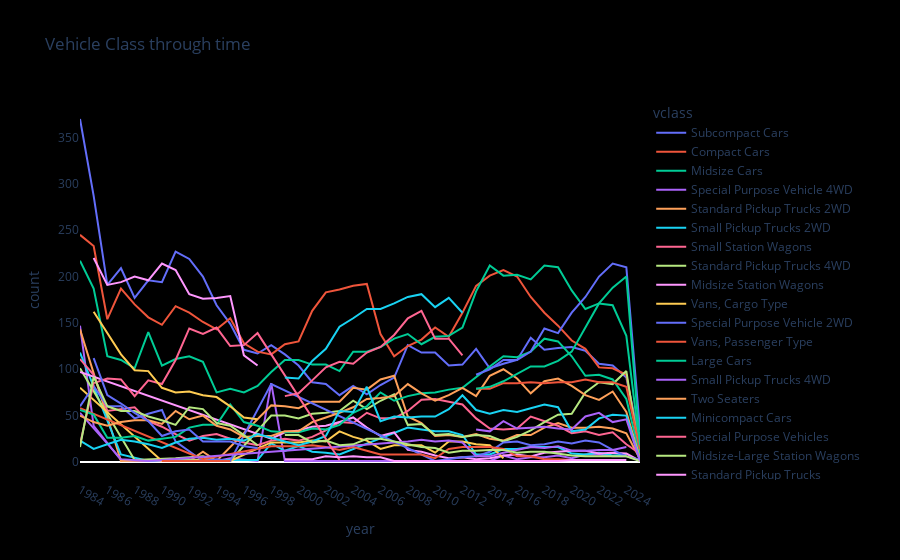

Here is the notebook cell this chart was saved with:
### Code cell
fig2 = px.line(
    data_frame=vclass_history,
    x="year",
    y="count",
    color = "vclass",
    title = "Vehicle Class through time"
)
fig2.update_layout(
    plot_bgcolor = "black",
    paper_bgcolor = "black",
    xaxis = {"showgrid":False},
    yaxis = {"showgrid":False}
)

### Figure 1 — Plotly figure (JSON) as saved in the notebook; plotly's stock layout.template omitted (floating-point values rounded to 4 significant figures)
{"data": [{"hovertemplate": "vclass=Subcompact Cars<br>year=%{x}<br>count=%{y}<extra></extra>", "legendgroup": "Subcompact Cars", "line": {"color": "#636efa", "dash": "solid"}, "marker": {"symbol": "circle"}, "mode": "lines", "name": "Subcompact Cars", "orientation": "v", "showlegend": true, "type": "scatter", "x": ["1984", "1985", "1986", "1987", "1988", "1989", "1990", "1991", "1992", "1993", "1994", "1995", "1996", "1997", "1998", "1999", "2000", "2001", "2002", "2003", "2004", "2005", "2006", "2007", "2008", "2009", "2010", "2011", "2012", "2013", "2014", "2015", "2016", "2017", "2018", "2019", "2020", "2021", "2022", "2023", "2024", "2025"], "xaxis": "x", "y": [370, 287, 191, 209, 177, 196, 194, 227, 219, 200, 169, 149, 121, 117, 126, 116, 104, 86, 84, 72, 82, 73, 83, 91, 126, 118, 118, 104, 105, 122, 101, 106, 110, 134, 121, 123, 124, 120, 106, 104, 91, 21], "yaxis": "y"}, {"hovertemplate": "vclass=Compact Cars<br>year=%{x}<br>count=%{y}<extra></extra>", "legendgroup": "Compact Cars", "line": {"color": "#EF553B", "dash": "solid"}, "marker": {"symbol": "circle"}, "mode": "lines", "name": "Compact Cars", "orientation": "v", "showlegend": true, "type": "scatter", "x": ["1984", "1985", "1986", "1987", "1988", "1989", "1990", "1991", "1992", "1993", "1994", "1995", "1996", "1997", "1998", "1999", "2000", "2001", "2002", "2003", "2004", "2005", "2006", "2007", "2008", "2009", "2010", "2011", "2012", "2013", "2014", "2015", "2016", "2017", "2018", "2019", "2020", "2021", "2022", "2023", "2024", "2025"], "xaxis": "x", "y": [245, 233, 154, 187, 170, 156, 148, 168, 161, 151, 143, 155, 128, 119, 116, 127, 130, 163, 183, 186, 190, 192, 138, 114, 125, 132, 145, 135, 161, 190, 201, 207, 200, 178, 161, 147, 131, 122, 102, 101, 94, 11], "yaxis": "y"}, {"hovertemplate": "vclass=Midsize Cars<br>year=%{x}<br>count=%{y}<extra></extra>", "legendgroup": "Midsize Cars", "line": {"color": "#00cc96", "dash": "solid"}, "marker": {"symbol": "circle"}, "mode": "lines", "name": "Midsize Cars", "orientation": "v", "showlegend": true, "type": "scatter", "x": ["1984", "1985", "1986", "1987", "1988", "1989", "1990", "1991", "1992", "1993", "1994", "1995", "1996", "1997", "1998", "1999", "2000", "2001", "2002", "2003", "2004", "2005", "2006", "2007", "2008", "2009", "2010", "2011", "2012", "2013", "2014", "2015", "2016", "2017", "2018", "2019", "2020", "2021", "2022", "2023", "2024", "2025"], "xaxis": "x", "y": [217, 187, 114, 110, 101, 140, 104, 111, 114, 108, 75, 79, 75, 82, 97, 110, 110, 105, 105, 98, 119, 119, 124, 133, 138, 127, 135, 136, 145, 184, 212, 201, 202, 197, 212, 210, 185, 165, 171, 169, 136, 15], "yaxis": "y"}, {"hovertemplate": "vclass=Special Purpose Vehicle 4WD<br>year=%{x}<br>count=%{y}<extra></extra>", "legendgroup": "Special Purpose Vehicle 4WD", "line": {"color": "#ab63fa", "dash": "solid"}, "marker": {"symbol": "circle"}, "mode": "lines", "name": "Special Purpose Vehicle 4WD", "orientation": "v", "showlegend": true, "type": "scatter", "x": ["1984", "1985", "1987", "1988", "1989", "1991", "1993", "1994", "1995", "1997", "1998", "1999", "2001", "2013", "2014", "2015", "2016", "2017", "2018", "2019", "2020", "2021", "2022", "2023", "2024"], "xaxis": "x", "y": [147, 39, 2, 1, 1, 2, 2, 1, 4, 1, 85, 1, 1, 1, 1, 7, 3, 5, 5, 7, 4, 8, 8, 6, 6], "yaxis": "y"}, {"hovertemplate": "vclass=Standard Pickup Trucks 2WD<br>year=%{x}<br>count=%{y}<extra></extra>", "legendgroup": "Standard Pickup Trucks 2WD", "line": {"color": "#FFA15A", "dash": "solid"}, "marker": {"symbol": "circle"}, "mode": "lines", "name": "Standard Pickup Trucks 2WD", "orientation": "v", "showlegend": true, "type": "scatter", "x": ["1984", "1987", "1990", "1992", "1993", "1994", "1998", "1999", "2000", "2001", "2002", "2003", "2004", "2005", "2006", "2007", "2008", "2009", "2010", "2011", "2012", "2013", "2014", "2015", "2016", "2017", "2018", "2019", "2020", "2021", "2022", "2023", "2024", "2025"], "xaxis": "x", "y": [143, 1, 2, 1, 11, 1, 61, 60, 58, 65, 65, 65, 80, 78, 89, 93, 49, 42, 28, 29, 27, 30, 25, 23, 29, 29, 37, 42, 37, 37, 38, 36, 31, 3], "yaxis": "y"}, {"hovertemplate": "vclass=Small Pickup Trucks 2WD<br>year=%{x}<br>count=%{y}<extra></extra>", "legendgroup": "Small Pickup Trucks 2WD", "line": {"color": "#19d3f3", "dash": "solid"}, "marker": {"symbol": "circle"}, "mode": "lines", "name": "Small Pickup Trucks 2WD", "orientation": "v", "showlegend": true, "type": "scatter", "x": ["1984", "1987", "1989", "1990", "1997", "1998", "1999", "2000", "2001", "2002", "2003", "2008", "2009", "2010", "2011", "2012", "2013", "2014", "2015", "2016", "2017", "2018", "2019", "2020", "2021", "2022", "2023", "2024"], "xaxis": "x", "y": [118, 8, 1, 2, 2, 20, 12, 17, 11, 10, 8, 37, 35, 33, 33, 29, 8, 8, 14, 14, 16, 16, 16, 9, 8, 10, 7, 8], "yaxis": "y"}, {"hovertemplate": "vclass=Small Station Wagons<br>year=%{x}<br>count=%{y}<extra></extra>", "legendgroup": "Small Station Wagons", "line": {"color": "#FF6692", "dash": "solid"}, "marker": {"symbol": "circle"}, "mode": "lines", "name": "Small Station Wagons", "orientation": "v", "showlegend": true, "type": "scatter", "x": ["1984", "1985", "1986", "1987", "1988", "1989", "1990", "1991", "1992", "1993", "1994", "1995", "1996", "1997", "1998", "1999", "2000", "2001", "2002", "2003", "2004", "2005", "2006", "2007", "2008", "2009", "2010", "2011", "2012", "2013", "2014", "2015", "2016", "2017", "2018", "2019", "2020", "2021", "2022", "2023", "2024", "2025"], "xaxis": "x", "y": [111, 94, 55, 57, 59, 44, 38, 30, 23, 28, 30, 25, 21, 18, 23, 25, 23, 27, 34, 43, 42, 53, 47, 47, 55, 67, 68, 65, 62, 47, 36, 35, 36, 49, 44, 39, 31, 33, 29, 32, 19, 9], "yaxis": "y"}, {"hovertemplate": "vclass=Standard Pickup Trucks 4WD<br>year=%{x}<br>count=%{y}<extra></extra>", "legendgroup": "Standard Pickup Trucks 4WD", "line": {"color": "#B6E880", "dash": "solid"}, "marker": {"symbol": "circle"}, "mode": "lines", "name": "Standard Pickup Trucks 4WD", "orientation": "v", "showlegend": true, "type": "scatter", "x": ["1984", "1988", "1991", "1993", "1994", "1995", "1998", "1999", "2000", "2001", "2002", "2003", "2004", "2005", "2006", "2007", "2008", "2009", "2010", "2011", "2012", "2013", "2014", "2015", "2016", "2017", "2018", "2019", "2020", "2021", "2022", "2023", "2024", "2025"], "xaxis": "x", "y": [101, 2, 4, 6, 1, 1, 50, 50, 47, 52, 53, 55, 66, 57, 66, 73, 40, 41, 29, 30, 27, 29, 28, 22, 27, 34, 43, 51, 52, 75, 86, 84, 98, 4], "yaxis": "y"}, {"hovertemplate": "vclass=Midsize Station Wagons<br>year=%{x}<br>count=%{y}<extra></extra>", "legendgroup": "Midsize Station Wagons", "line": {"color": "#FF97FF", "dash": "solid"}, "marker": {"symbol": "circle"}, "mode": "lines", "name": "Midsize Station Wagons", "orientation": "v", "showlegend": true, "type": "scatter", "x": ["1984", "1998", "1999", "2000", "2001", "2002", "2003", "2004", "2005", "2006", "2007", "2008", "2009", "2010", "2011", "2012", "2013", "2014", "2015", "2016", "2017", "2018", "2019", "2020", "2021", "2022", "2023", "2024", "2025"], "xaxis": "x", "y": [97, 25, 32, 34, 38, 39, 43, 48, 37, 28, 32, 13, 11, 7, 4, 5, 3, 4, 7, 8, 6, 10, 11, 12, 12, 9, 10, 9, 1], "yaxis": "y"}, {"hovertemplate": "vclass=Vans, Cargo Type<br>year=%{x}<br>count=%{y}<extra></extra>", "legendgroup": "Vans, Cargo Type", "line": {"color": "#FECB52", "dash": "solid"}, "marker": {"symbol": "circle"}, "mode": "lines", "name": "Vans, Cargo Type", "orientation": "v", "showlegend": true, "type": "scatter", "x": ["1984", "1990", "1993", "1995", "1998", "1999", "2000", "2001", "2002", "2003", "2004", "2005", "2006", "2007", "2008", "2009", "2010", "2011", "2012", "2013", "2014", "2015"], "xaxis": "x", "y": [80, 1, 2, 1, 21, 21, 21, 23, 22, 33, 27, 23, 14, 18, 18, 18, 10, 22, 22, 19, 18, 4], "yaxis": "y"}, {"hovertemplate": "vclass=Special Purpose Vehicle 2WD<br>year=%{x}<br>count=%{y}<extra></extra>", "legendgroup": "Special Purpose Vehicle 2WD", "line": {"color": "#636efa", "dash": "solid"}, "marker": {"symbol": "circle"}, "mode": "lines", "name": "Special Purpose Vehicle 2WD", "orientation": "v", "showlegend": true, "type": "scatter", "x": ["1984", "1985", "1986", "1987", "1988", "1989", "1990", "1991", "1993", "1994", "1995", "1998", "2010", "2011", "2012", "2013", "2014", "2015", "2016", "2017", "2018", "2019", "2020", "2021", "2022", "2023", "2024", "2025"], "xaxis": "x", "y": [60, 82, 60, 60, 47, 52, 56, 22, 1, 3, 1, 84, 1, 3, 5, 6, 11, 21, 22, 18, 19, 22, 20, 23, 21, 13, 6, 2], "yaxis": "y"}, {"hovertemplate": "vclass=Vans, Passenger Type<br>year=%{x}<br>count=%{y}<extra></extra>", "legendgroup": "Vans, Passenger Type", "line": {"color": "#EF553B", "dash": "solid"}, "marker": {"symbol": "circle"}, "mode": "lines", "name": "Vans, Passenger Type", "orientation": "v", "showlegend": true, "type": "scatter", "x": ["1984", "1993", "1998", "1999", "2000", "2001", "2002", "2003", "2004", "2005", "2006", "2007", "2008", "2009", "2010", "2011", "2012", "2013", "2014", "2015", "2016", "2017", "2018", "2019", "2020", "2021", "2022"], "xaxis": "x", "y": [58, 3, 17, 17, 17, 18, 16, 13, 16, 12, 8, 8, 8, 8, 4, 14, 16, 16, 16, 14, 6, 6, 3, 3, 2, 2, 2], "yaxis": "y"}, {"hovertemplate": "vclass=Large Cars<br>year=%{x}<br>count=%{y}<extra></extra>", "legendgroup": "Large Cars", "line": {"color": "#00cc96", "dash": "solid"}, "marker": {"symbol": "circle"}, "mode": "lines", "name": "Large Cars", "orientation": "v", "showlegend": true, "type": "scatter", "x": ["1984", "1985", "1986", "1987", "1988", "1989", "1990", "1991", "1992", "1993", "1994", "1995", "1996", "1997", "1998", "1999", "2000", "2001", "2002", "2003", "2004", "2005", "2006", "2007", "2008", "2009", "2010", "2011", "2012", "2013", "2014", "2015", "2016", "2017", "2018", "2019", "2020", "2021", "2022", "2023", "2024", "2025"], "xaxis": "x", "y": [56, 51, 26, 26, 28, 23, 25, 27, 37, 40, 40, 62, 43, 39, 33, 32, 32, 36, 35, 40, 53, 60, 75, 66, 71, 74, 75, 78, 80, 92, 103, 114, 113, 119, 133, 130, 114, 93, 94, 89, 68, 7], "yaxis": "y"}, {"hovertemplate": "vclass=Small Pickup Trucks 4WD<br>year=%{x}<br>count=%{y}<extra></extra>", "legendgroup": "Small Pickup Trucks 4WD", "line": {"color": "#ab63fa", "dash": "solid"}, "marker": {"symbol": "circle"}, "mode": "lines", "name": "Small Pickup Trucks 4WD", "orientation": "v", "showlegend": true, "type": "scatter", "x": ["1984", "1987", "1989", "2008", "2009", "2010", "2011", "2012", "2013", "2014", "2015", "2016", "2017", "2018", "2019", "2020", "2021", "2022", "2023", "2024"], "xaxis": "x", "y": [53, 3, 1, 22, 24, 22, 23, 21, 6, 6, 10, 13, 16, 15, 17, 12, 12, 13, 13, 16], "yaxis": "y"}, {"hovertemplate": "vclass=Two Seaters<br>year=%{x}<br>count=%{y}<extra></extra>", "legendgroup": "Two Seaters", "line": {"color": "#FFA15A", "dash": "solid"}, "marker": {"symbol": "circle"}, "mode": "lines", "name": "Two Seaters", "orientation": "v", "showlegend": true, "type": "scatter", "x": ["1984", "1985", "1986", "1987", "1988", "1989", "1990", "1991", "1992", "1993", "1994", "1995", "1996", "1997", "1998", "1999", "2000", "2001", "2002", "2003", "2004", "2005", "2006", "2007", "2008", "2009", "2010", "2011", "2012", "2013", "2014", "2015", "2016", "2017", "2018", "2019", "2020", "2021", "2022", "2023", "2024", "2025"], "xaxis": "x", "y": [50, 43, 39, 43, 45, 45, 41, 55, 46, 50, 39, 35, 27, 28, 28, 33, 33, 43, 48, 53, 59, 68, 69, 71, 84, 74, 66, 72, 80, 71, 93, 100, 90, 74, 87, 90, 82, 72, 67, 76, 54, 4], "yaxis": "y"}, {"hovertemplate": "vclass=Minicompact Cars<br>year=%{x}<br>count=%{y}<extra></extra>", "legendgroup": "Minicompact Cars", "line": {"color": "#19d3f3", "dash": "solid"}, "marker": {"symbol": "circle"}, "mode": "lines", "name": "Minicompact Cars", "orientation": "v", "showlegend": true, "type": "scatter", "x": ["1984", "1985", "1986", "1987", "1988", "1989", "1990", "1991", "1992", "1993", "1994", "1995", "1996", "1997", "1998", "1999", "2000", "2001", "2002", "2003", "2004", "2005", "2006", "2007", "2008", "2009", "2010", "2011", "2012", "2013", "2014", "2015", "2016", "2017", "2018", "2019", "2020", "2021", "2022", "2023", "2024", "2025"], "xaxis": "x", "y": [23, 14, 19, 24, 22, 19, 15, 21, 25, 26, 24, 25, 23, 30, 26, 22, 18, 22, 28, 55, 54, 81, 44, 49, 48, 49, 49, 57, 72, 56, 52, 56, 54, 58, 62, 59, 33, 35, 47, 51, 50, 1], "yaxis": "y"}, {"hovertemplate": "vclass=Special Purpose Vehicles<br>year=%{x}<br>count=%{y}<extra></extra>", "legendgroup": "Special Purpose Vehicles", "line": {"color": "#FF6692", "dash": "solid"}, "marker": {"symbol": "circle"}, "mode": "lines", "name": "Special Purpose Vehicles", "orientation": "v", "showlegend": true, "type": "scatter", "x": ["1984", "1985", "1986", "1987", "1988", "1989", "1990", "1991", "1992", "1993", "1994", "1995", "1996", "1997", "2003"], "xaxis": "x", "y": [19, 85, 90, 89, 71, 88, 84, 110, 144, 138, 145, 125, 126, 139, 2], "yaxis": "y"}, {"hovertemplate": "vclass=Midsize-Large Station Wagons<br>year=%{x}<br>count=%{y}<extra></extra>", "legendgroup": "Midsize-Large Station Wagons", "line": {"color": "#B6E880", "dash": "solid"}, "marker": {"symbol": "circle"}, "mode": "lines", "name": "Midsize-Large Station Wagons", "orientation": "v", "showlegend": true, "type": "scatter", "x": ["1984", "1985", "1986", "1987", "1988", "1989", "1990", "1991", "1992", "1993", "1994", "1995", "1996", "1997"], "xaxis": "x", "y": [16, 92, 60, 55, 55, 49, 45, 40, 59, 57, 42, 39, 29, 18], "yaxis": "y"}, {"hovertemplate": "vclass=Standard Pickup Trucks<br>year=%{x}<br>count=%{y}<extra></extra>", "legendgroup": "Standard Pickup Trucks", "line": {"color": "#FF97FF", "dash": "solid"}, "marker": {"symbol": "circle"}, "mode": "lines", "name": "Standard Pickup Trucks", "orientation": "v", "showlegend": true, "type": "scatter", "x": ["1985", "1986", "1987", "1988", "1989", "1990", "1991", "1992", "1993", "1994", "1995", "1996", "1997"], "xaxis": "x", "y": [220, 191, 194, 200, 196, 214, 207, 181, 176, 177, 179, 115, 104], "yaxis": "y"}, {"hovertemplate": "vclass=Vans<br>year=%{x}<br>count=%{y}<extra></extra>", "legendgroup": "Vans", "line": {"color": "#FECB52", "dash": "solid"}, "marker": {"symbol": "circle"}, "mode": "lines", "name": "Vans", "orientation": "v", "showlegend": true, "type": "scatter", "x": ["1985", "1986", "1987", "1988", "1989", "1990", "1991", "1992", "1993", "1994", "1995", "1996", "1997"], "xaxis": "x", "y": [162, 139, 116, 99, 98, 80, 75, 76, 72, 70, 60, 48, 46], "yaxis": "y"}, {"hovertemplate": "vclass=Small Pickup Trucks<br>year=%{x}<br>count=%{y}<extra></extra>", "legendgroup": "Small Pickup Trucks", "line": {"color": "#636efa", "dash": "solid"}, "marker": {"symbol": "circle"}, "mode": "lines", "name": "Small Pickup Trucks", "orientation": "v", "showlegend": true, "type": "scatter", "x": ["1985", "1986", "1987", "1988", "1989", "1990", "1991", "1992", "1993", "1994", "1995", "1996", "1997"], "xaxis": "x", "y": [112, 72, 63, 53, 44, 28, 33, 35, 22, 22, 22, 17, 15], "yaxis": "y"}, {"hovertemplate": "vclass=Vans Passenger<br>year=%{x}<br>count=%{y}<extra></extra>", "legendgroup": "Vans Passenger", "line": {"color": "#EF553B", "dash": "solid"}, "marker": {"symbol": "circle"}, "mode": "lines", "name": "Vans Passenger", "orientation": "v", "showlegend": true, "type": "scatter", "x": ["1990", "1995"], "xaxis": "x", "y": [1, 1], "yaxis": "y"}, {"hovertemplate": "vclass=Standard Pickup Trucks/2wd<br>year=%{x}<br>count=%{y}<extra></extra>", "legendgroup": "Standard Pickup Trucks/2wd", "line": {"color": "#00cc96", "dash": "solid"}, "marker": {"symbol": "circle"}, "mode": "lines", "name": "Standard Pickup Trucks/2wd", "orientation": "v", "showlegend": true, "type": "scatter", "x": ["1995"], "xaxis": "x", "y": [4], "yaxis": "y"}, {"hovertemplate": "vclass=Special Purpose Vehicles/2wd<br>year=%{x}<br>count=%{y}<extra></extra>", "legendgroup": "Special Purpose Vehicles/2wd", "line": {"color": "#ab63fa", "dash": "solid"}, "marker": {"symbol": "circle"}, "mode": "lines", "name": "Special Purpose Vehicles/2wd", "orientation": "v", "showlegend": true, "type": "scatter", "x": ["1997"], "xaxis": "x", "y": [2], "yaxis": "y"}, {"hovertemplate": "vclass=Special Purpose Vehicles/4wd<br>year=%{x}<br>count=%{y}<extra></extra>", "legendgroup": "Special Purpose Vehicles/4wd", "line": {"color": "#FFA15A", "dash": "solid"}, "marker": {"symbol": "circle"}, "mode": "lines", "name": "Special Purpose Vehicles/4wd", "orientation": "v", "showlegend": true, "type": "scatter", "x": ["1997"], "xaxis": "x", "y": [2], "yaxis": "y"}, {"hovertemplate": "vclass=Sport Utility Vehicle - 4WD<br>year=%{x}<br>count=%{y}<extra></extra>", "legendgroup": "Sport Utility Vehicle - 4WD", "line": {"color": "#19d3f3", "dash": "solid"}, "marker": {"symbol": "circle"}, "mode": "lines", "name": "Sport Utility Vehicle - 4WD", "orientation": "v", "showlegend": true, "type": "scatter", "x": ["1999", "2000", "2001", "2002", "2003", "2004", "2005", "2006", "2007", "2008", "2009", "2010", "2011", "2012"], "xaxis": "x", "y": [91, 90, 109, 122, 146, 155, 165, 165, 171, 178, 181, 167, 177, 161], "yaxis": "y"}, {"hovertemplate": "vclass=Sport Utility Vehicle - 2WD<br>year=%{x}<br>count=%{y}<extra></extra>", "legendgroup": "Sport Utility Vehicle - 2WD", "line": {"color": "#FF6692", "dash": "solid"}, "marker": {"symbol": "circle"}, "mode": "lines", "name": "Sport Utility Vehicle - 2WD", "orientation": "v", "showlegend": true, "type": "scatter", "x": ["1999", "2000", "2001", "2002", "2003", "2004", "2005", "2006", "2007", "2008", "2009", "2010", "2011", "2012"], "xaxis": "x", "y": [71, 74, 88, 102, 108, 106, 118, 124, 137, 155, 163, 133, 133, 115], "yaxis": "y"}, {"hovertemplate": "vclass=Minivan - 2WD<br>year=%{x}<br>count=%{y}<extra></extra>", "legendgroup": "Minivan - 2WD", "line": {"color": "#B6E880", "dash": "solid"}, "marker": {"symbol": "circle"}, "mode": "lines", "name": "Minivan - 2WD", "orientation": "v", "showlegend": true, "type": "scatter", "x": ["1999", "2000", "2001", "2002", "2003", "2004", "2005", "2006", "2007", "2008", "2009", "2010", "2011", "2012", "2013", "2014", "2015", "2016", "2017", "2018", "2019", "2020", "2021", "2022", "2023", "2024", "2025"], "xaxis": "x", "y": [29, 29, 21, 23, 18, 19, 25, 25, 22, 19, 16, 15, 10, 12, 12, 13, 13, 10, 11, 11, 9, 7, 6, 6, 6, 6, 1], "yaxis": "y"}, {"hovertemplate": "vclass=Minivan - 4WD<br>year=%{x}<br>count=%{y}<extra></extra>", "legendgroup": "Minivan - 4WD", "line": {"color": "#FF97FF", "dash": "solid"}, "marker": {"symbol": "circle"}, "mode": "lines", "name": "Minivan - 4WD", "orientation": "v", "showlegend": true, "type": "scatter", "x": ["1999", "2000", "2001", "2002", "2003", "2004", "2005", "2006", "2007", "2008", "2009", "2010", "2011", "2012", "2013", "2014", "2015", "2016", "2017", "2018", "2019", "2020", "2021", "2022", "2023", "2024"], "xaxis": "x", "y": [3, 3, 3, 6, 5, 6, 5, 5, 1, 1, 1, 1, 1, 1, 1, 1, 1, 1, 1, 1, 1, 2, 2, 2, 2, 2], "yaxis": "y"}, {"hovertemplate": "vclass=Special Purpose Vehicle<br>year=%{x}<br>count=%{y}<extra></extra>", "legendgroup": "Special Purpose Vehicle", "line": {"color": "#FECB52", "dash": "solid"}, "marker": {"symbol": "circle"}, "mode": "lines", "name": "Special Purpose Vehicle", "orientation": "v", "showlegend": true, "type": "scatter", "x": ["2003"], "xaxis": "x", "y": [1], "yaxis": "y"}, {"hovertemplate": "vclass=Small Sport Utility Vehicle 4WD<br>year=%{x}<br>count=%{y}<extra></extra>", "legendgroup": "Small Sport Utility Vehicle 4WD", "line": {"color": "#636efa", "dash": "solid"}, "marker": {"symbol": "circle"}, "mode": "lines", "name": "Small Sport Utility Vehicle 4WD", "orientation": "v", "showlegend": true, "type": "scatter", "x": ["2013", "2014", "2015", "2016", "2017", "2018", "2019", "2020", "2021", "2022", "2023", "2024", "2025"], "xaxis": "x", "y": [94, 100, 110, 110, 119, 144, 139, 161, 178, 200, 214, 210, 34], "yaxis": "y"}, {"hovertemplate": "vclass=Small Sport Utility Vehicle 2WD<br>year=%{x}<br>count=%{y}<extra></extra>", "legendgroup": "Small Sport Utility Vehicle 2WD", "line": {"color": "#EF553B", "dash": "solid"}, "marker": {"symbol": "circle"}, "mode": "lines", "name": "Small Sport Utility Vehicle 2WD", "orientation": "v", "showlegend": true, "type": "scatter", "x": ["2013", "2014", "2015", "2016", "2017", "2018", "2019", "2020", "2021", "2022", "2023", "2024", "2025"], "xaxis": "x", "y": [79, 79, 85, 85, 86, 85, 86, 86, 89, 86, 86, 81, 14], "yaxis": "y"}, {"hovertemplate": "vclass=Standard Sport Utility Vehicle 4WD<br>year=%{x}<br>count=%{y}<extra></extra>", "legendgroup": "Standard Sport Utility Vehicle 4WD", "line": {"color": "#00cc96", "dash": "solid"}, "marker": {"symbol": "circle"}, "mode": "lines", "name": "Standard Sport Utility Vehicle 4WD", "orientation": "v", "showlegend": true, "type": "scatter", "x": ["2013", "2014", "2015", "2016", "2017", "2018", "2019", "2020", "2021", "2022", "2023", "2024", "2025"], "xaxis": "x", "y": [79, 81, 87, 95, 103, 103, 109, 119, 145, 171, 188, 200, 18], "yaxis": "y"}, {"hovertemplate": "vclass=Standard Sport Utility Vehicle 2WD<br>year=%{x}<br>count=%{y}<extra></extra>", "legendgroup": "Standard Sport Utility Vehicle 2WD", "line": {"color": "#ab63fa", "dash": "solid"}, "marker": {"symbol": "circle"}, "mode": "lines", "name": "Standard Sport Utility Vehicle 2WD", "orientation": "v", "showlegend": true, "type": "scatter", "x": ["2013", "2014", "2015", "2016", "2017", "2018", "2019", "2020", "2021", "2022", "2023", "2024", "2025"], "xaxis": "x", "y": [35, 33, 44, 36, 37, 38, 36, 35, 49, 53, 43, 46, 1], "yaxis": "y"}], "layout": {"legend": {"title": {"text": "vclass"}, "tracegroupgap": 0}, "paper_bgcolor": "black", "plot_bgcolor": "black", "title": {"text": "Vehicle Class through time"}, "xaxis": {"anchor": "y", "domain": [0, 1], "showgrid": false, "title": {"text": "year"}}, "yaxis": {"anchor": "x", "domain": [0, 1], "showgrid": false, "title": {"text": "count"}}}}
